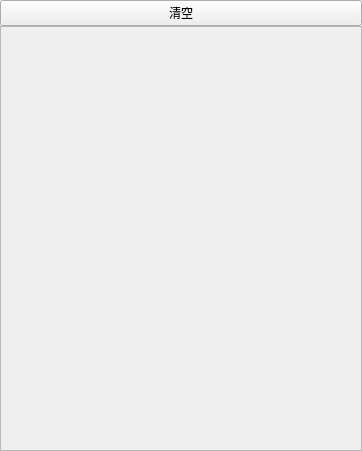
<?xml version="1.0" encoding="UTF-8"?>
<ui version="4.0">
 <class>MyResycle</class>
 <widget class="QWidget" name="MyResycle">
  <property name="geometry">
   <rect>
    <x>0</x>
    <y>0</y>
    <width>362</width>
    <height>451</height>
   </rect>
  </property>
  <property name="windowTitle">
   <string>Form</string>
  </property>
  <layout class="QVBoxLayout" name="verticalLayout">
   <property name="spacing">
    <number>0</number>
   </property>
   <property name="leftMargin">
    <number>0</number>
   </property>
   <property name="topMargin">
    <number>0</number>
   </property>
   <property name="rightMargin">
    <number>0</number>
   </property>
   <property name="bottomMargin">
    <number>0</number>
   </property>
   <item>
    <widget class="QPushButton" name="pushButton">
     <property name="text">
      <string>清空</string>
     </property>
    </widget>
   </item>
   <item>
    <widget class="QScrollArea" name="scrollArea">
     <property name="widgetResizable">
      <bool>true</bool>
     </property>
     <widget class="QWidget" name="scrollAreaWidgetContents">
      <property name="geometry">
       <rect>
        <x>0</x>
        <y>0</y>
        <width>360</width>
        <height>426</height>
       </rect>
      </property>
      <layout class="QVBoxLayout" name="verticalLayout_2">
       <property name="leftMargin">
        <number>0</number>
       </property>
       <property name="topMargin">
        <number>0</number>
       </property>
       <property name="rightMargin">
        <number>0</number>
       </property>
       <property name="bottomMargin">
        <number>0</number>
       </property>
      </layout>
     </widget>
    </widget>
   </item>
  </layout>
 </widget>
 <resources/>
 <connections/>
</ui>
